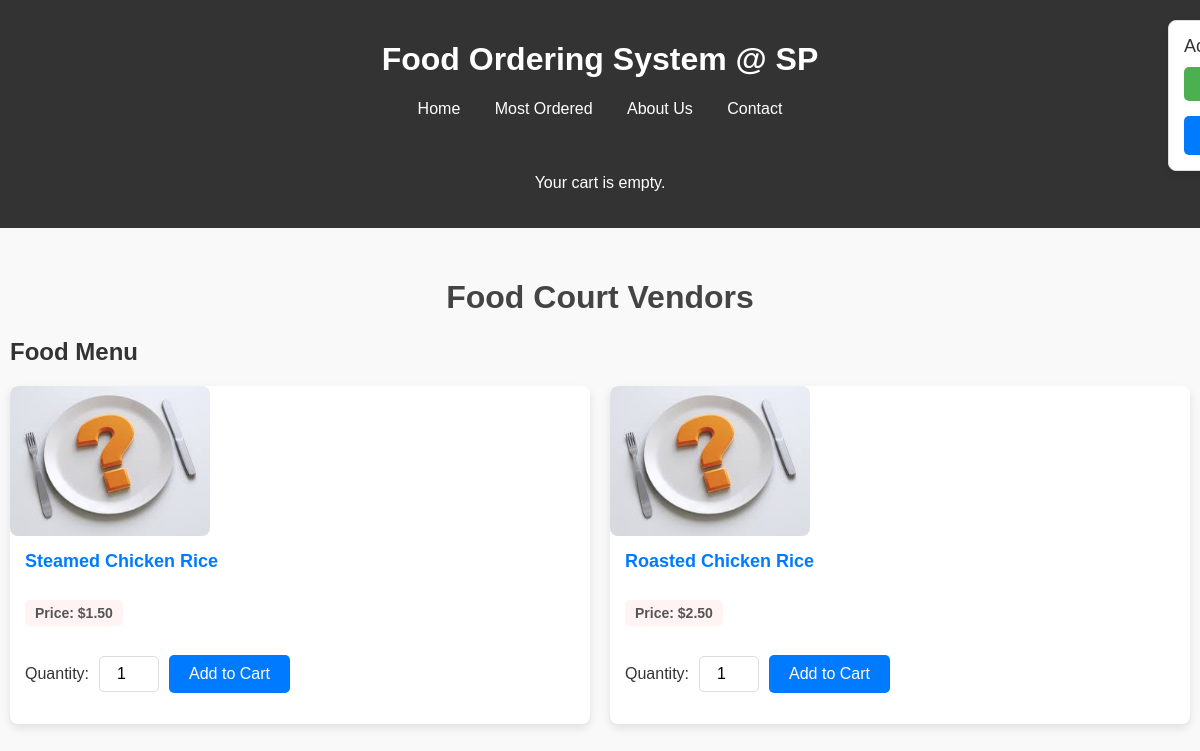
The page /FoodCourts/FC.php?food_court_id=1&stall_id=1 (signed in) on the database as committed earlier.
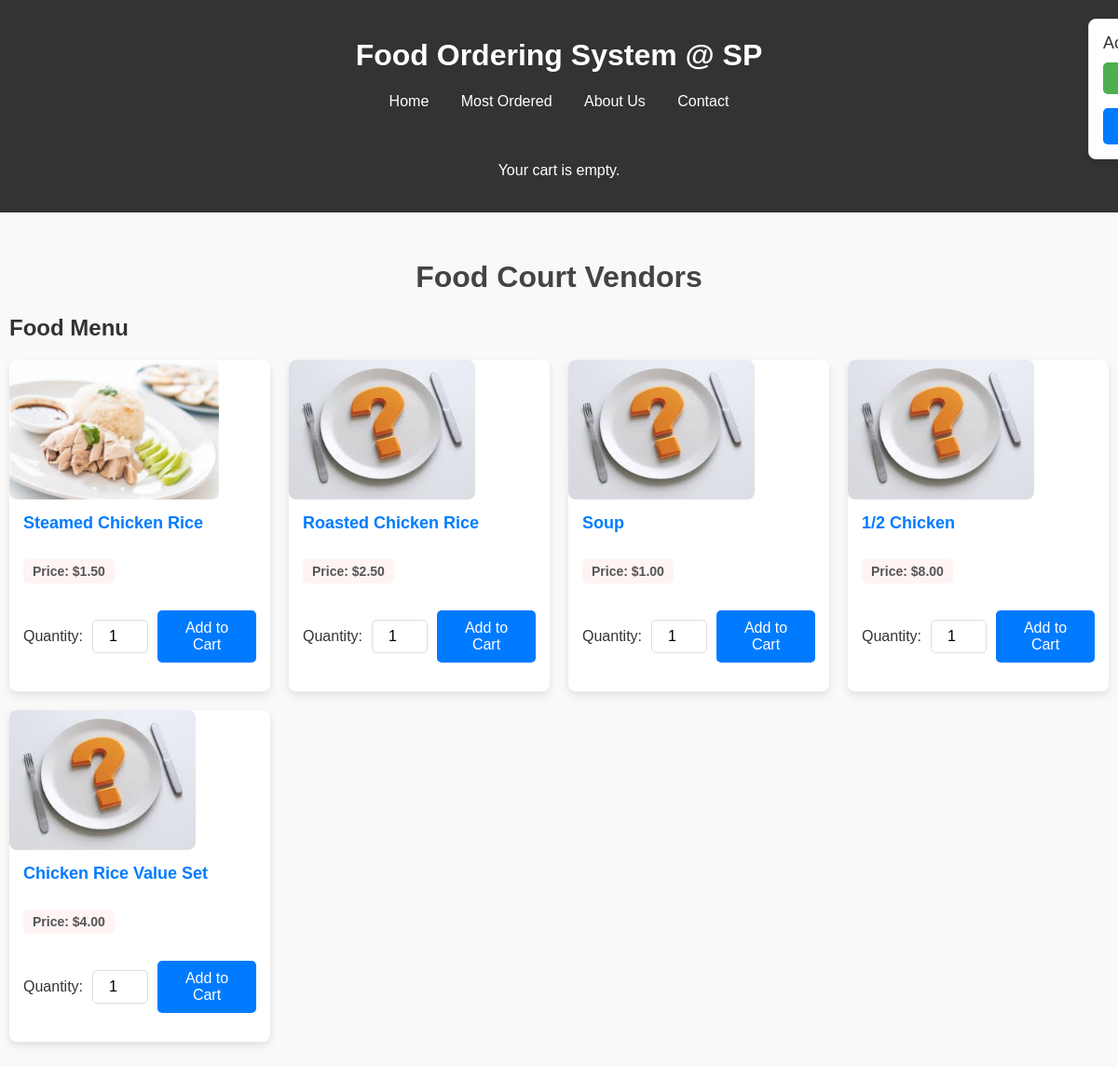
The same page on the database as committed later.
### tables this page shows
CREATE TABLE `food_items` (
  `food_item_id` int(11) NOT NULL,
  `food_court_id` int(11) DEFAULT NULL,
  `food_name` varchar(100) NOT NULL,
  `description` text DEFAULT NULL,
  `price` decimal(10,2) NOT NULL,
  `category` varchar(50) DEFAULT NULL,
  `stall_id` int(11) NOT NULL,
  `image_path` varchar(255) DEFAULT NULL,
  `buy_count` int(11) DEFAULT NULL
);

### Scripts/common.php (called while the page is built, shortened)
<?php
$host = 'localhost';
$dbname = 'projectcsad';
$username = 'root';
$password = '';
$conn = new mysqli($host, $username, $password, $dbname);
$stall_id = isset($_GET['stall_id']) ? intval($_GET['stall_id']) : null;
function getFoodItems($stallId, $conn) {
    $query = "SELECT * FROM food_items WHERE stall_id = ?";
    $stmt = $conn->prepare($query);
    $stmt->bind_param("i", $stallId);
    $stmt->execute();
    return $stmt->get_result();
}
$food_result = $stall_id ? getFoodItems($stall_id, $conn) : null;
?>

### FoodCourts/FC.php (the view, shortened to what this page needs)
<?php
include $_SERVER['DOCUMENT_ROOT'] . '/projectCSAD/Scripts/common.php';
include $_SERVER['DOCUMENT_ROOT'] . '/projectCSAD/Scripts/Account.php';
echo $account,$main_head;
?>
<!DOCTYPE html>
<html lang="en">
<head>
    <link rel="stylesheet" href="../Scripts/FC1_6_CSS.css">
</head>
<body>
    <header>
        <?php if (!empty($_SESSION['cart'])): ?>
            <div class="cart-summary">
                <h2>Your Cart</h2>
                <div class="cart-items">
                    <?php foreach ($_SESSION['cart'] as $item_id => $item): ?>
                        <div class="cart-item">
                            <div class="item-details">
                                <span class="item-name"><?= htmlspecialchars($item['name']) ?></span>
                                <span class="item-price">$<?= number_format($item['price'], 2) ?></span>
                            </div>
                            <div class="item-quantity">
                                <span class="quantity-label">Quantity:</span> <?= $item['quantity'] ?>
                            </div>
                            <div class="item-total">
                                <strong>Total: $<?= number_format($item['price'] * $item['quantity'], 2) ?></strong>
                            </div>
                        </div>
                    <?php endforeach; ?>
                </div>
                <div class="cart-total">
                    <p><strong>Total Price:</strong> $<?= number_format(array_sum(array_map(fn($item) => $item['price'] * $item['quantity'], $_SESSION['cart'])), 2) ?></p>
                </div>
                <a href="../Payment/cart.php" class="checkout-btn">Proceed to Checkout</a>
            </div>
        <?php else: ?>
            <p>Your cart is empty.</p>
        <?php endif; ?>
    </header>
    <div class="container">
        <h1>Food Court Vendors</h1>
        <?php if (!$stall_id && $food_court_id): ?>
            <h2>Food Stalls in Food Court #<?= htmlspecialchars($food_court_id) ?></h2>
            <div class="vendor-grid">
                <?php while ($stall = $stall_result->fetch_assoc()):                 ?>
                    <a href="FC.php?vendor_id=<?= $food_court_id ?>&stall_id=<?= $stall['stall_id'] ?>" class="vendor-card">
                    <img src="<?= !empty($stall['stall_picture']) ? '/ProjectCSAD' . htmlspecialchars($stall['stall_picture']) : '/ProjectCSAD/uploads/unknown_food.jpg' ?>" alt="<?= htmlspecialchars($stall['stall_picture']) ?>" onerror="this.onerror=null;this.src='/ProjectCSAD/uploads/unknown_food.jpg';" style="width: auto; height: 150px; object-fit: cover; border-radius: 8px;">
                        <div class="vendor-details">
                            <h2><?= htmlspecialchars($stall['stall_name']) ?></h2>
                            <p>Click to view food selection.</p>
                        </div>
                    </a>
                <?php endwhile; ?>
            </div>
        <?php elseif ($stall_id): ?>
            <h2>Food Menu</h2>
    <div class="food-items-grid">
        <?php
        while ($food_item = $food_result->fetch_assoc()): ?>
            <div class="food-item-card">
                <div class="food-item-image">
                <?php
                $imagePath = !empty($food_item['image_path']) ? htmlspecialchars($food_item['image_path']) : '../uploads/unknown_food.jpg';
                ?>
                <img src="<?= $imagePath ?>" alt="<?= htmlspecialchars($food_item['food_name']) ?>" onerror="this.onerror=null;this.src='../uploads/unknown_food.jpg';" style="width: auto; height: 150px; object-fit: cover; border-radius: 8px;">
                </div>
                <div class="food-item-details">
                    <h2><?= htmlspecialchars($food_item['food_name']) ?></h2>
                    <p class="price">Price: $<?= number_format($food_item['price'], 2) ?></p>
                    <form action="../Payment/addcart.php" method="POST">
                        <label for="quantity-<?= $food_item['food_item_id'] ?>">Quantity:</label>
                        <input type="number" id="quantity-<?= $food_item['food_item_id'] ?>" name="quantity" value="1" min="1" max="100" required>
                        <button type="submit" class="add-to-cart-btn">Add to Cart</button>
                    </form>
                </div>
            </div>
        <?php endwhile; ?>
    </div>
<?php endif; ?>
    </div>
</body>
</html>

### Scripts/Account.php (shortened to what this page needs)
<?php
$account = <<<HTML
<div class="side-section">
    <div class="balance">
        Account Balance: \$<span id="balance">{$accountBalance}</span>
    </div>
    <button id="toggle-btn" class="toggle-btn" onclick="toggleBalance()">Hide Balance</button>
    <div class="profile-dropdown">
        <button class="profile-btn">👤 Profile</button>
        <div class="dropdown-content">
            <a href="/ProjectCSAD/Client/profile.php">Main Profile</a>
            <a href="/ProjectCSAD/Payment/Topup.php">Top up</a>
            <a href="/ProjectCSAD/Client/orders.php">Orders</a>
            <a href="/ProjectCSAD/Client/logout.php">Logout</a>
        </div>
    </div>
</div>
HTML;
$main_head = <<<HTML
<header>
    <h1 style="color:white">Food Ordering System @ SP</h1>
    <nav>
        <a href="/ProjectCSAD/Home.php">Home</a>
        <a href="/ProjectCSAD/Most_Order.php">Most Ordered</a>
        <a href="/ProjectCSAD/Client/About.php">About Us</a>
        <a href="/ProjectCSAD/Client/Contact.php">Contact</a>
    </nav>
</header>
HTML;
?>

### Scripts/FC1_6_CSS.css (style rules this page uses)
body { font-family: 'Arial', sans-serif; margin: 0; padding: 0; background-color: #f9f9f9; color: #333; }
header { background-color: #333; color: white; padding: 20px; text-align: center; }
header nav a { color: white; margin: 0 15px; text-decoration: none; }
.container { max-width: 1200px; margin: 20px auto; padding: 10px; }
h1 { text-align: center; color: #444; }
.vendor-grid, .food-items-grid { display: grid; grid-template-columns: repeat(auto-fit, minmax(250px, 1fr)); gap: 20px; margin-top: 20px; }
.vendor-card, .food-item-card { background: #fff; border-radius: 8px; box-shadow: 0 4px 8px rgba(0, 0, 0, 0.1); overflow: hidden; transition: transform 0.3s ease; }
.vendor-card img, .food-item-card img { width: 100%; height: 150px; object-fit: cover; }
.vendor-card .vendor-details, .food-item-card .food-item-details { padding: 15px; }
.vendor-card h2, .food-item-card h2 { font-size: 18px; margin: 0 0 10px; color: #007bff; }
.vendor-card p, .food-item-card p { font-size: 14px; color: #555; }
.side-section { position: fixed; top: 20px; right: -250px; width: 250px; background-color: white; border: 1px solid #ddd; border-radius: 8px; box-shadow: 0 4px 8px rgba(0, 0, 0, 0.1); padding: 15px; transition: right 0.3s ease-in-out; }
.balance { font-size: 18px; color: #333; margin-bottom: 10px; }
.toggle-btn { background-color: #4CAF50; color: white; border: none; border-radius: 5px; padding: 8px 16px; cursor: pointer; font-size: 16px; width: 100%; }
.profile-dropdown { position: relative; display: inline-block; margin-top: 15px; width: 100%; }
.profile-btn { background-color: #007bff; color: white; border: none; border-radius: 5px; padding: 10px 16px; font-size: 16px; cursor: pointer; width: 100%; text-align: left; }
.food-item-card form { display: flex; align-items: center; gap: 10px; margin-top: 15px; }
.food-item-card input[type="number"] { width: 60px; padding: 8px; font-size: 16px; border-radius: 5px; border: 1px solid #ddd; text-align: center; }
.food-item-card button { padding: 10px 20px; background-color: #007bff; color: white; font-size: 16px; border: none; border-radius: 5px; cursor: pointer; transition: background-color 0.3s; }
.price { font-size: 20px; font-weight: bold; color: #d9534f; background-color: #fff3f3; padding: 5px 10px; border-radius: 5px; display: inline-block; }

Rows that differ between the two databases and show on the page:
changed food_items "Steamed Chicken Rice": image_path: picture added in place of a placeholder
added food_items: food_name "Soup", price "1.00"
added food_items: food_name "1/2 Chicken", price "8.00"
added food_items: image_path (picture), food_name "Chicken Rice Value Set", price "4.00"
